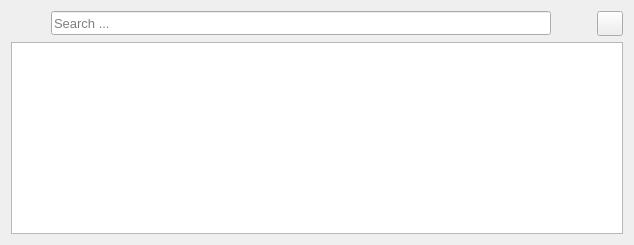
      <widget class="QWidget" name="tab2">
       <attribute name="title">
        <string>Titles</string>
       </attribute>
       <layout class="QVBoxLayout" name="verticalLayout">
        <item>
         <layout class="QHBoxLayout" name="horizontalLayout_2">
          <item>
           <spacer name="horizontalSpacer_2">
            <property name="orientation">
             <enum>Qt::Horizontal</enum>
            </property>
            <property name="sizeHint" stdset="0">
             <size>
              <width>40</width>
              <height>20</height>
             </size>
            </property>
           </spacer>
          </item>
          <item>
           <widget class="QLineEdit" name="lineEditSearchTitle">
            <property name="minimumSize">
             <size>
              <width>500</width>
              <height>24</height>
             </size>
            </property>
            <property name="font">
             <font>
              <pointsize>10</pointsize>
             </font>
            </property>
            <property name="placeholderText">
             <string>Search ...</string>
            </property>
            <property name="clearButtonEnabled">
             <bool>true</bool>
            </property>
           </widget>
          </item>
          <item>
           <spacer name="horizontalSpacer_3">
            <property name="orientation">
             <enum>Qt::Horizontal</enum>
            </property>
            <property name="sizeHint" stdset="0">
             <size>
              <width>40</width>
              <height>20</height>
             </size>
            </property>
           </spacer>
          </item>
          <item>
           <widget class="QToolButton" name="toolButtonRefreshTitle">
            <property name="text">
             <string/>
            </property>
            <property name="icon">
             <iconset>
              <normaloff>assets/refresh.png</normaloff>assets/refresh.png</iconset>
            </property>
            <property name="iconSize">
             <size>
              <width>18</width>
              <height>18</height>
             </size>
            </property>
           </widget>
          </item>
         </layout>
        </item>
        <item>
         <widget class="QTableWidget" name="tableWidgetTitles">
          <property name="font">
           <font>
            <pointsize>10</pointsize>
           </font>
          </property>
          <property name="frameShape">
           <enum>QFrame::StyledPanel</enum>
          </property>
          <property name="frameShadow">
           <enum>QFrame::Sunken</enum>
          </property>
          <property name="editTriggers">
           <set>QAbstractItemView::NoEditTriggers</set>
          </property>
          <property name="showDropIndicator" stdset="0">
           <bool>false</bool>
          </property>
          <property name="dragDropOverwriteMode">
           <bool>false</bool>
          </property>
          <property name="selectionMode">
           <enum>QAbstractItemView::NoSelection</enum>
          </property>
          <property name="selectionBehavior">
           <enum>QAbstractItemView::SelectRows</enum>
          </property>
          <property name="textElideMode">
           <enum>Qt::ElideNone</enum>
          </property>
          <property name="showGrid">
           <bool>true</bool>
          </property>
          <property name="gridStyle">
           <enum>Qt::SolidLine</enum>
          </property>
          <property name="sortingEnabled">
           <bool>true</bool>
          </property>
          <property name="wordWrap">
           <bool>true</bool>
          </property>
          <property name="cornerButtonEnabled">
           <bool>true</bool>
          </property>
          <property name="columnCount">
           <number>0</number>
          </property>
          <attribute name="verticalHeaderVisible">
           <bool>false</bool>
          </attribute>
          <attribute name="verticalHeaderHighlightSections">
           <bool>false</bool>
          </attribute>
         </widget>
        </item>
       </layout>
      </widget>
